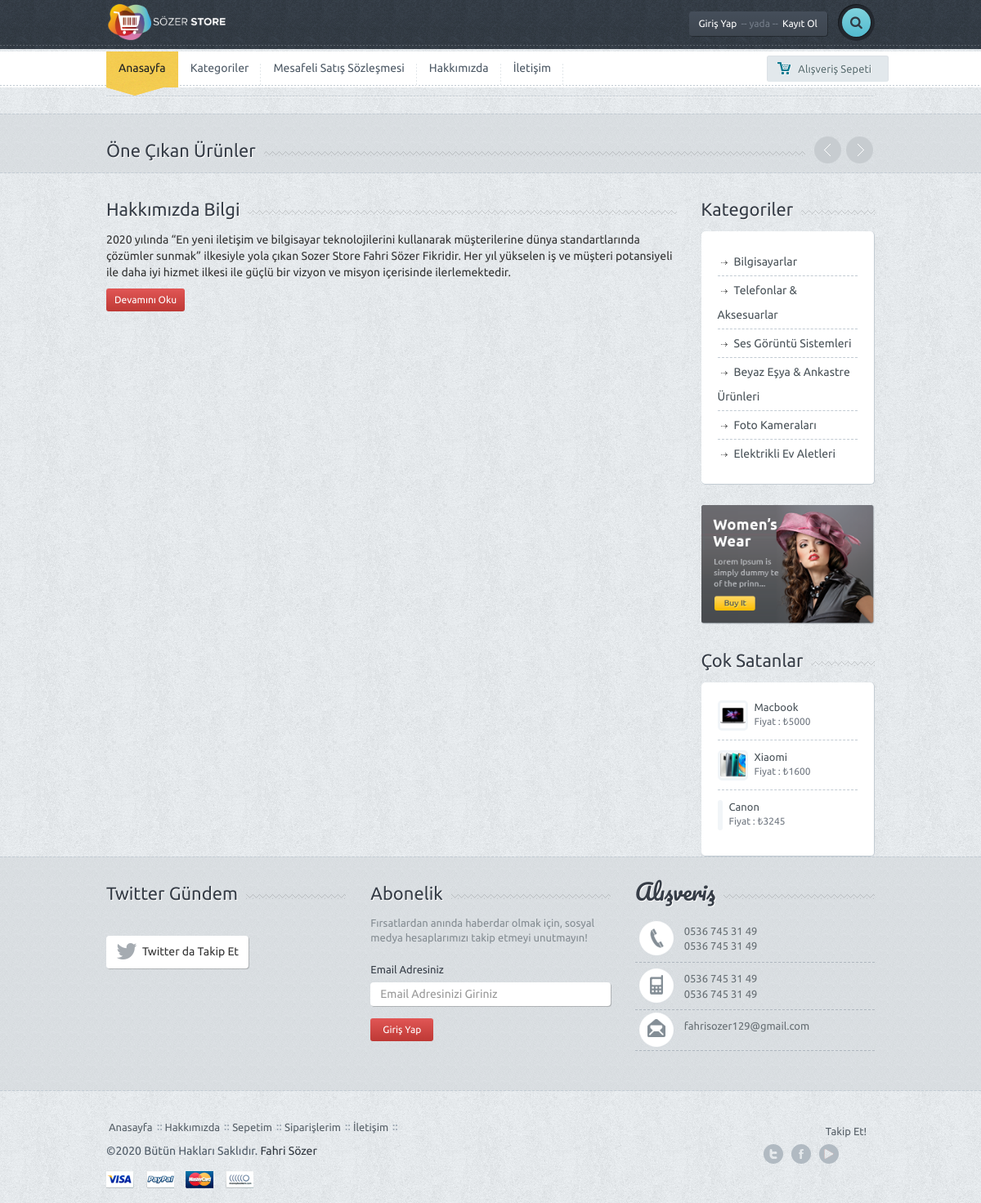
The page /eticaret/index.php on the database its author committed.
### tables this page shows
CREATE TABLE `ayar` (
  `ayar_id` int(11) NOT NULL,
  `ayar_logo` varchar(250) NOT NULL,
  `ayar_url` varchar(50) NOT NULL,
  `ayar_title` varchar(250) NOT NULL,
  `ayar_description` varchar(250) NOT NULL,
  `ayar_keywords` varchar(50) NOT NULL,
  `ayar_author` varchar(50) NOT NULL,
  `ayar_tel` varchar(50) NOT NULL,
  `ayar_gsm` varchar(50) NOT NULL,
  `ayar_faks` varchar(50) NOT NULL,
  `ayar_mail` varchar(50) NOT NULL,
  `ayar_ilce` varchar(50) NOT NULL,
  `ayar_il` varchar(50) NOT NULL,
  `ayar_adres` varchar(250) NOT NULL,
  `ayar_mesai` varchar(250) NOT NULL,
  `ayar_maps` varchar(250) NOT NULL,
  `ayar_analystic` varchar(50) NOT NULL,
  `ayar_zopim` varchar(250) NOT NULL,
  `ayar_facebook` varchar(50) NOT NULL,
  `ayar_twitter` varchar(50) NOT NULL,
  `ayar_google` varchar(50) NOT NULL,
  `ayar_youtube` varchar(50) NOT NULL,
  `ayar_smtphost` varchar(50) NOT NULL,
  `ayar_smtpuser` varchar(50) NOT NULL,
  `ayar_smtppassword` varchar(50) NOT NULL,
  `ayar_smtpport` varchar(50) NOT NULL,
  `ayar_bakim` enum('0','1') NOT NULL DEFAULT '1'
);

CREATE TABLE `menu` (
  `menu_id` int(11) NOT NULL,
  `menu_ust` varchar(50) NOT NULL,
  `menu_ad` varchar(100) NOT NULL,
  `menu_detay` text NOT NULL,
  `menu_url` varchar(250) NOT NULL,
  `menu_sira` int(2) NOT NULL,
  `menu_durum` enum('0','1') NOT NULL,
  `menu_seourl` varchar(250) NOT NULL
);

CREATE TABLE `hakkimizda` (
  `hakkimizda_id` int(11) NOT NULL,
  `hakkimizda_baslik` varchar(250) NOT NULL,
  `hakkimizda_icerik` text NOT NULL,
  `hakkimizda_video` varchar(50) NOT NULL,
  `hakkimizda_vizyon` varchar(500) NOT NULL,
  `hakkimizda_misyon` varchar(500) NOT NULL
);

CREATE TABLE `kategori` (
  `kategori_id` int(11) NOT NULL,
  `kategori_ad` varchar(100) NOT NULL,
  `kategori_ust` int(2) NOT NULL,
  `kategori_seourl` varchar(250) NOT NULL,
  `kategori_sira` int(2) NOT NULL,
  `kategori_durum` enum('0','1') NOT NULL DEFAULT '1'
);

### eticaret/nedmin/production/fonksiyon.php (called while the page is built, shortened)
<?php
function seo($str, $options = array())
{
    $str = mb_convert_encoding((string)$str, 'UTF-8', mb_list_encodings());
    $defaults = array(
        'delimiter' => '-',
        'limit' => null,
        'lowercase' => true,
        'replacements' => array(),
        'transliterate' => true
    );
    $options = array_merge($defaults, $options);
    $str = preg_replace(array_keys($options['replacements']), $options['replacements'], $str);
    if ($options['transliterate']) {
        $str = str_replace(array_keys($char_map), $char_map, $str);
    }
    $str = preg_replace('/[^\p{L}\p{Nd}]+/u', $options['delimiter'], $str);
    $str = preg_replace('/(' . preg_quote($options['delimiter'], '/') . '){2,}/', '$1', $str);
    $str = mb_substr($str, 0, ($options['limit'] ? $options['limit'] : mb_strlen($str, 'UTF-8')), 'UTF-8');
    $str = trim($str, $options['delimiter']);
    return $options['lowercase'] ? mb_strtolower($str, 'UTF-8') : $str;
}
?>

### eticaret/index.php (the view, shortened to what this page needs)
<?php
include 'header.php';
?>
<div class="container">
	<div class="lines"></div>
	<?php include 'slider.php'; ?>
</div>
<div class="f-widget featpro">
	<div class="container">
		<div class="title-widget-bg">
			<div class="title-widget">Öne Çıkan Ürünler</div>
			<div class="carousel-nav">
				<a class="prev"></a>
				<a class="next"></a>
			</div>
		</div>
		</div>
	</div>
	<div class="container">
		<div class="row">
			<div class="col-md-9">
				<div class="title-bg">
					<div class="title">Hakkımızda Bilgi</div>
				</div>
				<p class="ct">
					<?php
					$hakkimizdasor=$db->prepare("SELECT * FROM hakkimizda where hakkimizda_id=:id");
					$hakkimizdasor->execute(array(
						'id' => 0
						));
					$hakkimizdacek=$hakkimizdasor->fetch(PDO::FETCH_ASSOC);
					echo substr($hakkimizdacek['hakkimizda_icerik'],0,1000) ?>
				</p>
				<a href="hakkimizda" class="btn btn-default btn-red btn-sm">Devamını Oku</a>
				<div class="spacer"></div>
			</div>
			<?php include 'sidebar.php' ?>
		</div>
	</div>
	<?php include 'footer.php'; ?>

### eticaret/header.php (shortened to what this page needs)
<?php
include 'nedmin/netting/baglan.php';
include 'nedmin/production/fonksiyon.php';
$ayarsor=$db->prepare("SELECT * FROM ayar where ayar_id=:id");
$ayarsor->execute(array(
	'id' => 0
	));
$ayarcek=$ayarsor->fetch(PDO::FETCH_ASSOC);
$kullanicisor=$db->prepare("SELECT * FROM kullanici where kullanici_mail=:mail");
$kullanicisor->execute(array(
  'mail' => @$_SESSION['userkullanici_mail']
  ));
$kullanicicek=$kullanicisor->fetch(PDO::FETCH_ASSOC);
?>
<!DOCTYPE html>
<html lang="en">
<head>
	<link href='font-awesome\css\font-awesome.css' rel="stylesheet" type="text/css">
	<link href="bootstrap\css\bootstrap.min.css" rel="stylesheet">
	<link rel="stylesheet" href="style.css">
	<link rel="stylesheet" href="css\owl.carousel.css">
	<link rel="stylesheet" href="css\owl.transitions.css">
    </head>
    <body>
     <div id="wrapper">
      <div class="header">
       <div class="container">
        <div class="row">
         <div class="col-xs-6 col-md-4 main-logo">
          <a href="index.php"><img width="150" src="<?php echo $ayarcek['ayar_logo'] ?>" alt="Site Logosu" class="logo img-responsive"></a>
        </div>
        <div class="col-md-8">
          <div class="pushright">
           <div class="top">
             <?php
             if (!isset($_SESSION['userkullanici_mail'])) {?>
             <a href="#" id="reg" class="btn btn-default btn-dark">Giriş Yap<span>-- yada --</span>Kayıt Ol</a>
             <?php } else { ?>
             <a href="#"  class="btn btn-default btn-dark">Hoşgeldin<span>--</span><?php echo $kullanicicek['kullanici_adsoyad'] ?></a>
             <?php } ?>
        <div class="srch-wrap">
         <a href="#" id="srch" class="btn btn-default btn-search"><i class="fa fa-search"></i></a>
       </div>
</div>
</div>
</div>
</div>
</div>
<div class="dashed"></div>
</div>
<div class="main-nav">
 <div class="navbar navbar-default navbar-static-top">
  <div class="container">
   <div class="row">
    <div class="col-md-10">
   <div class="navbar-collapse collapse">
    <ul class="nav navbar-nav">
     <li><a href="index.php" class="active">Anasayfa</a><div class="curve"></div></li>
     <?php
     $menusor=$db->prepare("SELECT * FROM menu where menu_durum=:durum order by menu_sira ASC limit 5");
     $menusor->execute(array(
      'durum' => 1
      ));
     while($menucek=$menusor->fetch(PDO::FETCH_ASSOC)) {
       ?>
       <li><a href="
        <?php
        if (!empty($menucek['menu_url'])) {
          echo $menucek['menu_url'];
        } else {
          echo "sayfa-".seo($menucek['menu_ad']);
        }
        ?>
        "><?php echo $menucek['menu_ad'] ?></a></li>
        <?php } ?>
      </ul>
    </div>
  </div>
  <div class="col-md-2 machart">
   <button id="popcart" class="btn btn-default btn-chart btn-sm "><span class="mychart">Alışveriş Sepeti</span><span class="allprice"></span></button>
</div>
</div>
</div>
</div>
	</div>

### eticaret/sidebar.php (shortened to what this page needs)
<div class="col-md-3">
	<div class="title-bg">
		<div class="title">Kategoriler</div>
	</div>
	<div class="categorybox">
		<ul>
					<?php
			$query = "SELECT * FROM kategori order by kategori_id";
			$goster = $db->prepare($query);
$goster->execute();
 $toplamSatirSayisi = $goster->rowCount();
$tumSonuclar = $goster->fetchAll();
for ($i = 0; $i < $toplamSatirSayisi; $i++) {
	if ($tumSonuclar[$i]['kategori_ust'] == "0") {
		kategori($tumSonuclar[$i]['kategori_id'], $tumSonuclar[$i]['kategori_ad'], $tumSonuclar[$i]['kategori_ust']);
	}
}
function kategori($kategori_id, $kategori_ad, $kategori_ust) {
	global $tumSonuclar;
	global $toplamSatirSayisi;
	$altKategoriSayisi = 0;
	for ($i = 0; $i < $toplamSatirSayisi; $i++) {
		if ($tumSonuclar[$i]['kategori_ust'] == $kategori_id) {
			$altKategoriSayisi++;
		}
	}
	?>
	<li>
		<a href="kategori-<?=seo($kategori_ad) ?>"><?php echo $kategori_ad ?></a>
</li>
<?php
}
?>
		</ul>
	</div>
	<div class="ads">
		<a href="product.htm"><img src="images\ads.png" class="img-responsive" alt=""></a>
	</div>
	<div class="title-bg">
		<div class="title">Çok Satanlar</div>
	</div>
	<div class="best-seller">
		<ul>
			<li class="clearfix">
				<a href="#"><img src="images\Macbook.jpeg" alt="" class="img-responsive mini"></a>
				<div class="mini-meta">
					<a href="http://localhost/eticaret/urun-apple-macbook-pro-13-3-muhn2tu-a-space-grey-15" class="smalltitle2">Macbook</a>
					<p class="smallprice2">Fiyat : ₺5000 </p>
				</div>
			</li>
			<li class="clearfix">
				<a href="http://localhost/eticaret/urun-xiaomi-redmi-note-9-pro-128-gb-16"><img src="images\xioami1.jpeg" alt="" class="img-responsive mini"></a>
				<div class="mini-meta">
					<a href="#" class="smalltitle2">Xiaomi</a>
					<p class="smallprice2">Fiyat : ₺1600 </p>
				</div>
			</li>
			<li class="clearfix">
				<a href="http://localhost/eticaret/urun-canon-eos-250d-18-55mm-iii-19"><img src="images\canon1.jpeg" alt="" class="img-responsive mini"></a>
				<div class="mini-meta">
					<a href="#" class="smalltitle2">Canon</a>
					<p class="smallprice2">Fiyat : ₺3245 </p>
				</div>
			</li>
		</ul>
	</div>
			</div>

### eticaret/footer.php (shortened to what this page needs)
<div class="f-widget">
		<div class="container">
			<div class="row">
				<div class="col-md-4">
					<div class="title-widget-bg">
						<div class="title-widget">Twitter Gündem</div>
					</div>
					<a href="http://www.twitter.com/fahrisozer33" class="btn btn-default btn-follow"><i class="fa fa-twitter fa-2x"></i><div>Twitter da Takip Et</div></a>
				</div>
				<div class="col-md-4">
					<div class="title-widget-bg">
						<div class="title-widget">Abonelik</div>
					</div>
					<div class="newsletter">
						<p>
							Fırsatlardan anında haberdar olmak için, sosyal medya hesaplarımızı takip etmeyi unutmayın!
						</p>
						<form role="form">
							<div class="form-group">
								<label>Email Adresiniz</label>
								<input type="email" class="form-control newstler-input" id="exampleInputEmail1" placeholder="Email Adresinizi Giriniz">
								<button class="btn btn-default btn-red btn-sm">Giriş Yap</button>
							</div>
						</form>
					</div>
				</div>
				<div class="col-md-4">
					<div class="title-widget-bg">
						<div class="title-widget-cursive">Alışveriş</div>
					</div>
					<ul class="contact-widget">
						<li class="fphone"><?php echo $ayarcek['ayar_tel']; ?> <br> <?php echo $ayarcek['ayar_faks']; ?></li>
						<li class="fmobile"><?php echo $ayarcek['ayar_gsm']; ?><br><?php echo $ayarcek['ayar_gsm']; ?></li>
						<li class="fmail lastone"><?php echo $ayarcek['ayar_mail']; ?></li>
					</ul>
				</div>
			</div>
			<div class="spacer"></div>
		</div>
	</div>
	<div class="footer">
		<div class="container">
			<div class="row">
				<div class="col-md-9">
					<ul class="footermenu">
						<li><a href="index.php">Anasayfa</a></li>
						<li><a href="hakkimizda.php">Hakkımızda</a></li>
						<li><a href="sepet.php">Sepetim</a></li>
						<li><a href="siparislerim.php">Siparişlerim</a></li>
						<li><a href="iletisim.php">İletişim</a></li>
					</ul>
					<div class="f-credit">&copy;2020 Bütün Hakları Saklıdır. <a href="http://www.twitter.com/fahrisozer33"><?php echo $ayarcek['ayar_author'] ?></a></div>
					<a href=""><div class="payment visa"></div></a>
					<a href=""><div class="payment paypal"></div></a>
					<a href=""><div class="payment mc"></div></a>
					<a href=""><div class="payment nh"></div></a>
				</div>
				<div class="col-md-3">
					<div class="followon">Takip Et!</div>
					<div class="fsoc">
						<a href="http://<?php echo $ayarcek['ayar_twitter']; ?>" class="ftwitter">Twitter</a>
						<a href="http://<?php echo $ayarcek['ayar_facebook']; ?>" class="ffacebook">facebook</a>
						<a href="http://<?php echo $ayarcek['ayar_youtube']; ?>" class="fflickr">Youtube</a>
						<a href="http://<?php echo $ayarcek['ayar_google']; ?>" class="ffeed">Google</a>
					</div>
					<div class="clearfix"></div>
				</div>
			</div>
		</div>
	</div>
	</div>
  </body>
</html>

### rows shown on the page
ayar: ayar_logo (picture), ayar_tel "0536 745 31 49", ayar_faks "0536 745 31 49", ayar_gsm "0536 745 31 49", ayar_mail "fahrisozer129@gmail.com", ayar_author "Fahri Sözer"
menu: menu_ad "Kategoriler"
menu: menu_ad "Mesafeli Satış Sözleşmesi"
menu: menu_ad "Hakkımızda"
menu: menu_ad "İletişim"
hakkimizda: hakkimizda_icerik "2020 yılında “En yeni iletişim ve bilgisayar teknolojilerini kullanarak müşterilerine dünya standartlarında çözümler sunmak” ilkesiyle yola çıkan Sozer Store Fahri Sözer Fikridir. Her yıl yükselen iş ve müşteri potansiyeli ile daha iyi hizmet ilkesi ile güçlü bir vizyon ve misyon içerisinde ilerlemektedir."
kategori: kategori_ust 0 (drawn), kategori_ad "Bilgisayarlar"
kategori: kategori_ust 0 (drawn), kategori_ad "Telefonlar & Aksesuarlar"
kategori: kategori_ust 0 (drawn), kategori_ad "Ses Görüntü Sistemleri"
kategori: kategori_ust 0 (drawn), kategori_ad "Beyaz Eşya & Ankastre Ürünleri"
kategori: kategori_ust 0 (drawn), kategori_ad "Foto Kameraları"
kategori: kategori_ust 0 (drawn), kategori_ad "Elektrikli Ev Aletleri"
